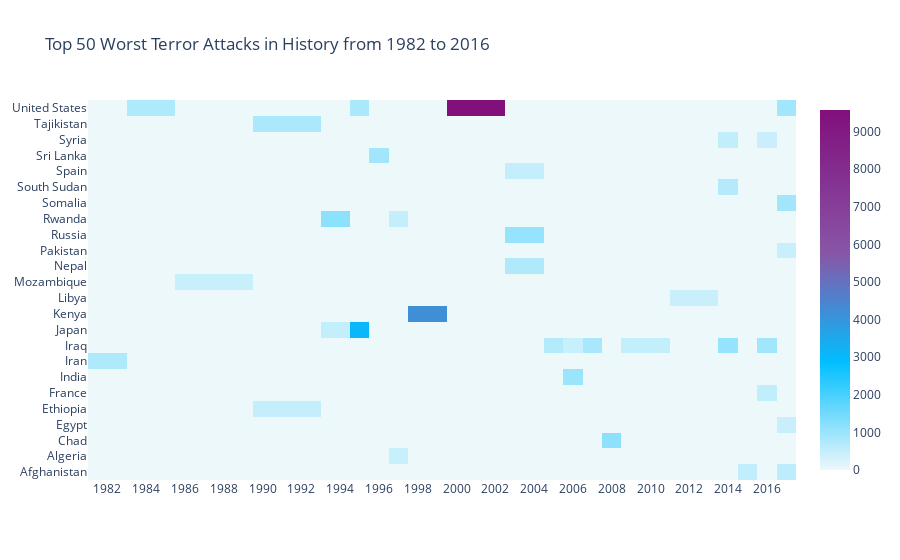

Write notebook code for a chart like this one.
### Code cell
import plotly.offline as py
py.init_notebook_mode(connected=True)
import plotly.graph_objs as go
colorscale = [[0, '#edf8fb'], [.3, '#00BFFF'],  [.6, '#8856a7'],  [1, '#810f7c']]
heatmap = go.Heatmap(z=heat.values, x=heat.columns, y=heat.index, colorscale=colorscale)
data = [heatmap]
layout = go.Layout(
    title='Top 50 Worst Terror Attacks in History from 1982 to 2016',
    xaxis = dict(ticks='', nticks=20),
    yaxis = dict(ticks='')
)
fig = go.Figure(data=data, layout=layout)
py.iplot(fig, filename='heatmap',show_link=False)

### Figure 1 — Plotly figure (JSON) as saved in the notebook; plotly's stock layout.template omitted (floating-point values rounded to 4 significant figures; data arrays with more than 128 entries replaced by an {"elided": "..."} marker saying what was removed)
{"data": [{"colorscale": [[0, "#edf8fb"], [0.3, "#00BFFF"], [0.6, "#8856a7"], [1, "#810f7c"]], "x": [1982, 1984, 1987, 1992, 1994, 1995, 1996, 1997, 1998, 2001, 2004, 2005, 2006, 2007, 2008, 2009, 2013, 2014, 2015, 2016, 2017], "y": ["Afghanistan", "Algeria", "Chad", "Egypt", "Ethiopia", "France", "India", "Iran", "Iraq", "Japan", "Kenya", "Libya", "Mozambique", "Nepal", "Pakistan", "Russia", "Rwanda", "Somalia", "South Sudan", "Spain", "Sri Lanka", "Syria", "Tajikistan", "United States"], "z": {"elided": "24x21 float values"}, "type": "heatmap"}], "layout": {"title": {"text": "Top 50 Worst Terror Attacks in History from 1982 to 2016"}, "xaxis": {"nticks": 20, "ticks": ""}, "yaxis": {"ticks": ""}}}
